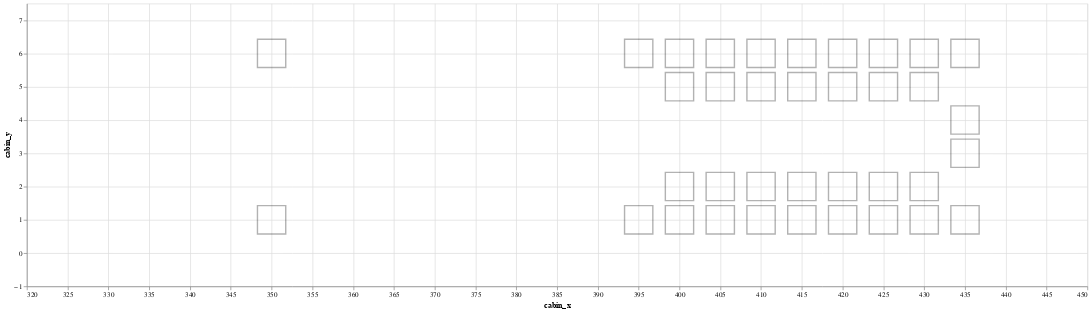

Here is the notebook cell this chart was saved with:
### Code cell
cabin_plot = alt.Chart(cabin_locations_df).mark_square(size = 1600, fill = "None", stroke = "black", opacity = 0.3).encode(
    alt.X('cabin_x:Q', scale=alt.Scale(domain = [320,450])),
    alt.Y('cabin_y:Q', scale=alt.Scale(domain = [-1,7.5]))
).properties(width = 1500, height = 400)
cabin_plot

### Figure 1 — Vega-Lite specification as saved in the notebook (floating-point values rounded to 4 significant figures)
{"$schema": "https://vega.github.io/schema/vega-lite/v3.4.0.json", "config": {"mark": {"tooltip": null}, "view": {"height": 300, "width": 400}}, "data": {"name": "data-7391ad0528e7bd5c8e8a0f0ef93bd22c"}, "datasets": {"data-7391ad0528e7bd5c8e8a0f0ef93bd22c": [{"cabin_x": 350, "cabin_y": 1}, {"cabin_x": 350, "cabin_y": 6}, {"cabin_x": 400, "cabin_y": 6}, {"cabin_x": 400, "cabin_y": 5}, {"cabin_x": 400, "cabin_y": 2}, {"cabin_x": 400, "cabin_y": 1}, {"cabin_x": 405, "cabin_y": 6}, {"cabin_x": 405, "cabin_y": 5}, {"cabin_x": 405, "cabin_y": 2}, {"cabin_x": 405, "cabin_y": 1}, {"cabin_x": 395, "cabin_y": 6}, {"cabin_x": 395, "cabin_y": 1}, {"cabin_x": 410, "cabin_y": 6}, {"cabin_x": 410, "cabin_y": 5}, {"cabin_x": 410, "cabin_y": 2}, {"cabin_x": 410, "cabin_y": 1}, {"cabin_x": 415, "cabin_y": 6}, {"cabin_x": 415, "cabin_y": 5}, {"cabin_x": 415, "cabin_y": 2}, {"cabin_x": 415, "cabin_y": 1}, {"cabin_x": 420, "cabin_y": 6}, {"cabin_x": 420, "cabin_y": 5}, {"cabin_x": 420, "cabin_y": 2}, {"cabin_x": 420, "cabin_y": 1}, {"cabin_x": 425, "cabin_y": 6}, {"cabin_x": 425, "cabin_y": 5}, {"cabin_x": 425, "cabin_y": 2}, {"cabin_x": 425, "cabin_y": 1}, {"cabin_x": 430, "cabin_y": 6}, {"cabin_x": 430, "cabin_y": 5}, {"cabin_x": 430, "cabin_y": 2}, {"cabin_x": 430, "cabin_y": 1}, {"cabin_x": 435, "cabin_y": 6}, {"cabin_x": 435, "cabin_y": 4}, {"cabin_x": 435, "cabin_y": 3}, {"cabin_x": 435, "cabin_y": 1}]}, "encoding": {"x": {"field": "cabin_x", "scale": {"domain": [320, 450]}, "type": "quantitative"}, "y": {"field": "cabin_y", "scale": {"domain": [-1, 7.5]}, "type": "quantitative"}}, "height": 400, "mark": {"fill": "None", "opacity": 0.3, "size": 1600, "stroke": "black", "type": "square"}, "width": 1500}
